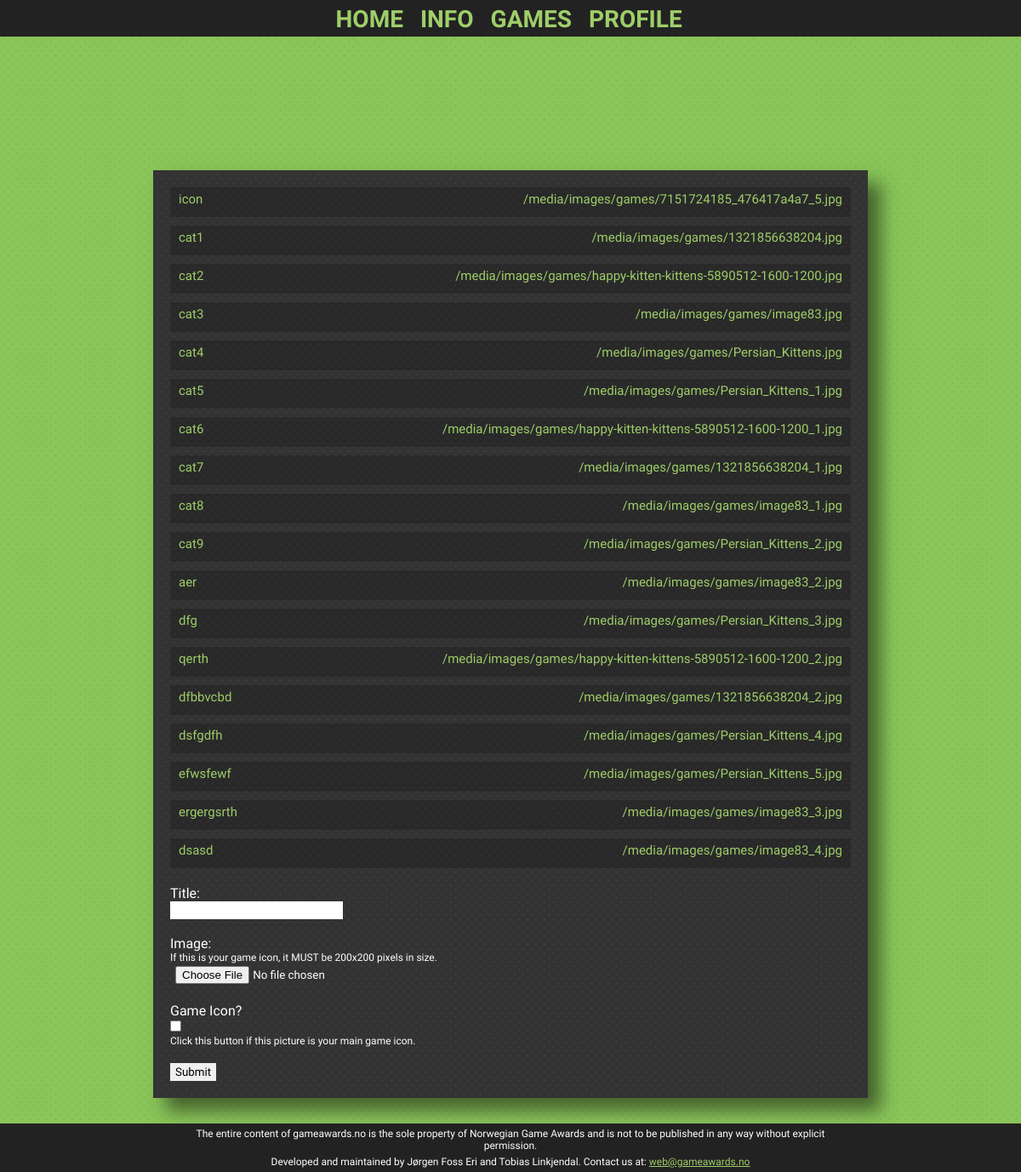
The page /gallery/add_game_pic/1/ (signed in) on the database its author committed.
### gallery/models.py (models this page shows, shortened)
class GamePic(models.Model):
    title = models.CharField(max_length = 100)
    image = models.ImageField(upload_to="images/games")
    added_date = models.DateField()
    owner = models.ForeignKey(User)
    game = models.ForeignKey('runs.Game')
    game_icon = models.BooleanField(default=False)

### gallery/views.py (the view)
# urls.py: url(r'add_game_pic/(?P<game_id>\d+)/$', 'add_gamepic_request'),
def add_gamepic_request(request,game_id):
    if not request.user.is_authenticated():
        return HttpResponseRedirect('/login/')
    g = Game.objects.get(pk = game_id)
    images = GamePic.objects.filter(game=g)
    if request.method == 'POST':
        form = GamePicForm(request.POST, request.FILES)
        if form.is_valid():
            p = form.save(commit=False)
            p.added_date = timezone.now()
            p.image = request.FILES['image']
            p.game = get_object_or_404(Game, pk=game_id)
            p.owner = request.user
            p.save()
            if p.game_icon:
                gs = GamePic.objects.filter(game=g, game_icon=True)
                for gp in gs:
                    if gp.id != p.id:
                        gp.game_icon=False;
                        gp.save()
            return HttpResponseRedirect('/gallery/add_game_pic/'+str(game_id))
        else:
            context = {'form':form, 'images':images}
    else:
        form = GamePicForm()
        context = {'form':form,'images':images}
    return render_to_response(
        'gallery/add_game_pic.html',
        context,
        context_instance=RequestContext(request))

### gallery/forms.py
class GamePicForm(ModelForm):
    class Meta:
        model = GamePic
        exclude = ('added_date', 'owner', 'game')

### templates/gallery/add_game_pic.html (shortened to what this page needs)
{% extends "single_page.html" %}
{% block page %}
<div id="add-game-pic-container" class="single-page-container">
    <div id="existing-images-container">
        {% if images %}
            {% for img in images %}
               <div class="text-background existing-image">
                    <div class="existing-image-title">{{ img.title }}</div>
                    <div class="existing-image-url">{{ img.image.url }}</div>
                </div>
            {% endfor %}
        {% else %}
            <p> No images have been added </p>
        {% endif %}
    </div>
    <form action="" method="post" enctype="multipart/form-data">
        <div class="register_div">
                <p><label for="title"{% if form.image.errors %} class="error"{% endif %}>Title:</label></p>
                <p>
                    {{ form.title }}
                </p>
        </div>
        <div class="register_div">
                <p><label for="image"{% if form.image.errors %} class="error"{% endif %}>Image:</label></p>
                <div style="font-size:12px;">
                    If this is your game icon, it MUST be 200x200 pixels in size.
                </div>
                <p>
                    {{ form.image }}
               </p>
        </div>
        <div class="register_div">
                <p><label for="game_icon"{% if form.description.errors %} class="error"{% endif %}>Game Icon?</label></p>
                <p>
                    {{ form.game_icon }} <div style="font-size:12px;">Click this button if this picture is your main game icon.</div>
                </p>
        </div>
        <p><input type="submit" alt="register" /></p>
    </form>
</div>
{% endblock %}

### static/stylesheets/page-style.css (style rules this page uses)
body { background: black; }
input { cursor: pointer; padding: 3px 6px 3px 6px; }
.text-background { position: relative; overflow:hidden; color: #9ECE69; background: black; background: rgba(0,0,0,0.2); padding:5px 10px 5px 10px; }
.single-page-container { height:100%; }

### static/stylesheets/gallery.css (style rules this page uses)
#existing-images-container { width:100%; height:auto; margin-bottom:20px; }
.existing-image { width:780px; height:25px; margin-bottom:10px; }
.existing-image-title { font-size:15px; float:left; }
.existing-image-url { float:right; font-size:15px; }

### rows shown on the page
GamePic: title "icon", image "/media/images/games/7151724185_476417a4a7_5.jpg"
GamePic: title "cat1", image "/media/images/games/1321856638204.jpg"
GamePic: title "cat2", image "/media/images/games/happy-kitten-kittens-5890512-1600-1200.jpg"
GamePic: title "cat3", image "/media/images/games/image83.jpg"
GamePic: title "cat4", image "/media/images/games/Persian_Kittens.jpg"
GamePic: title "cat5", image "/media/images/games/Persian_Kittens_1.jpg"
GamePic: title "cat6", image "/media/images/games/happy-kitten-kittens-5890512-1600-1200_1.jpg"
GamePic: title "cat7", image "/media/images/games/1321856638204_1.jpg"
GamePic: title "cat8", image "/media/images/games/image83_1.jpg"
GamePic: title "cat9", image "/media/images/games/Persian_Kittens_2.jpg"
GamePic: title "aer", image "/media/images/games/image83_2.jpg"
GamePic: title "dfg", image "/media/images/games/Persian_Kittens_3.jpg"
GamePic: title "qerth", image "/media/images/games/happy-kitten-kittens-5890512-1600-1200_2.jpg"
GamePic: title "dfbbvcbd", image "/media/images/games/1321856638204_2.jpg"
GamePic: title "dsfgdfh", image "/media/images/games/Persian_Kittens_4.jpg"
GamePic: title "efwsfewf", image "/media/images/games/Persian_Kittens_5.jpg"
GamePic: title "ergergsrth", image "/media/images/games/image83_3.jpg"
GamePic: title "dsasd", image "/media/images/games/image83_4.jpg"
